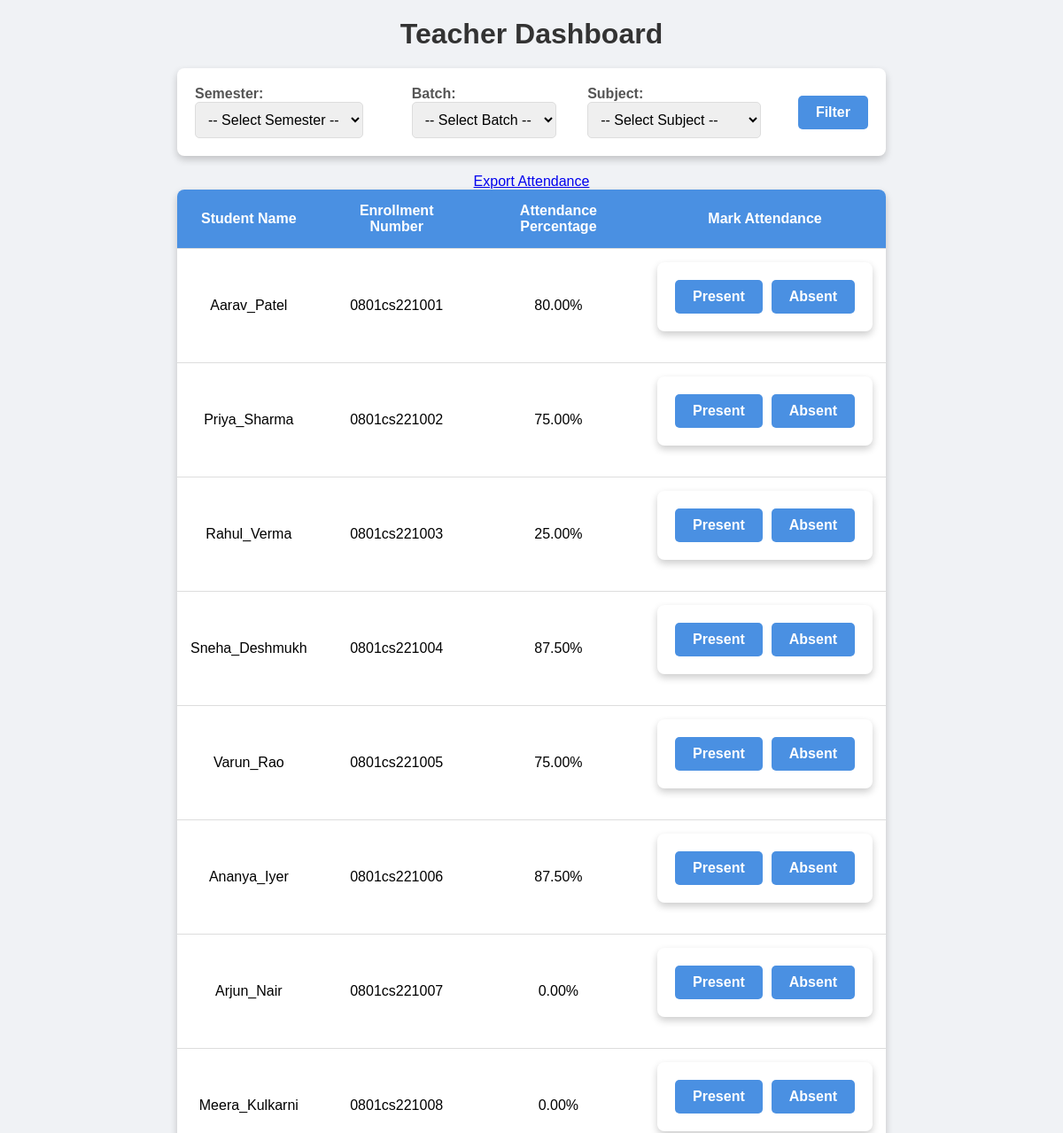
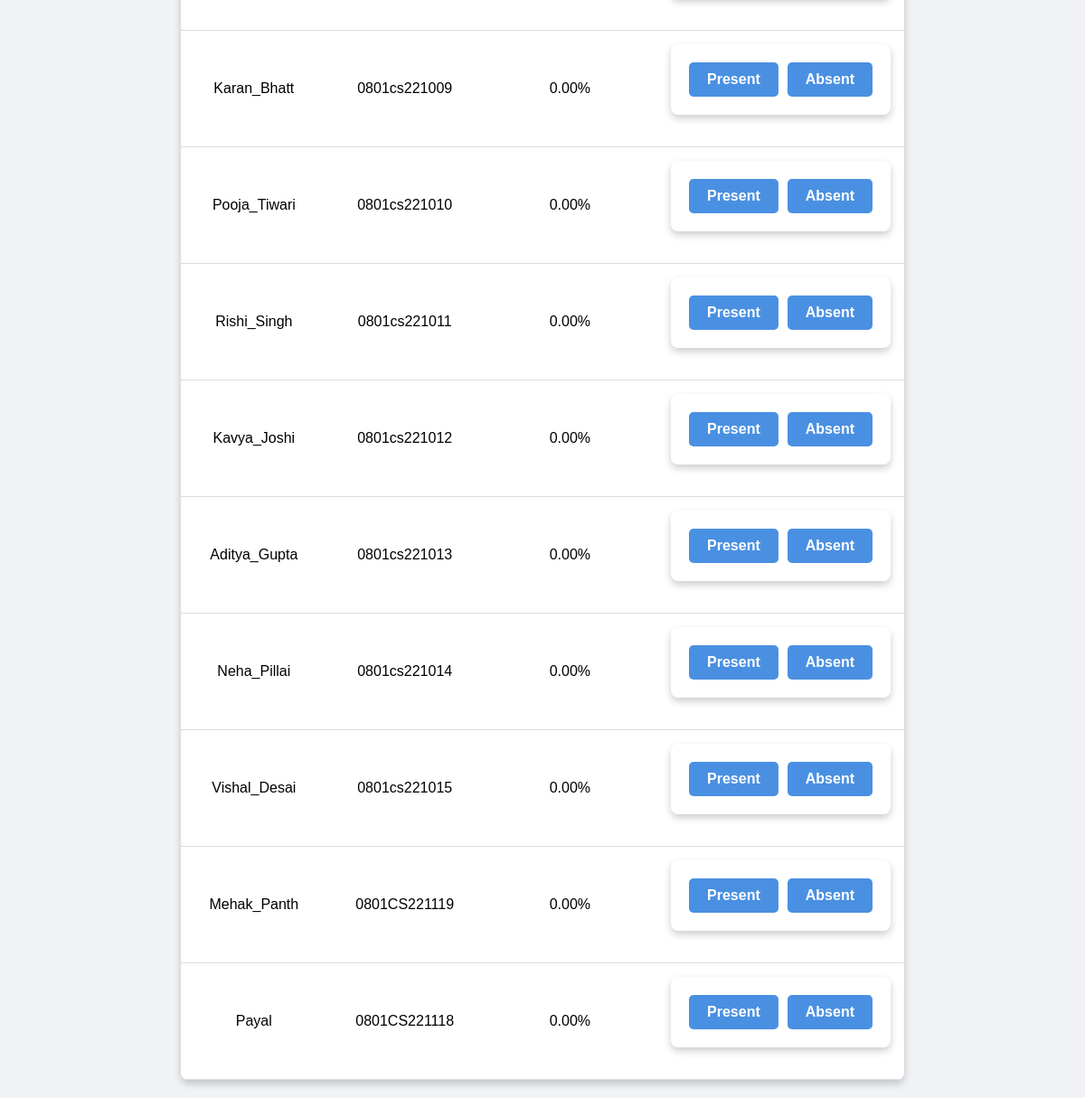
/dashboard/, run on the app's committed database (2 pictures, top to bottom).
### students/models.py (models this page shows, shortened)
class Student(models.Model):
    user = models.OneToOneField(User, on_delete=models.CASCADE)
    email = models.EmailField(unique=True)
    batch = models.CharField(max_length=10)
    branch = models.CharField(max_length=50)
    enrollment_no = models.CharField(max_length=15, unique=True)
    semester = models.CharField(max_length=10)

### teachers/views.py (the view, shortened to what this page needs)
# urls.py: path('dashboard/', teacher_views.teacher_dashboard, name='teacher_dashboard'),
def teacher_dashboard(request):
    selected_semester = request.GET.get("semester", 0)
    context = {
        "selected_semester": int(selected_semester),
    }
    students = Student.objects.all()
    subjects = Subject.objects.all()
    batch = request.GET.get('batch')
    subject_id = request.GET.get('subject')
    if selected_semester:
        students = students.filter(semester=selected_semester)
    if batch:
        students = students.filter(batch=batch)
    selected_subject = Subject.objects.get(id=subject_id) if subject_id else None
    student_attendance = []
    for student in students:
        attendance_record, _ = Attendance.objects.get_or_create(student=student)
        attendance_percentage = attendance_record.overall_attendance_percentage()
        attendance_percentage = round(attendance_percentage, 2)
        student_attendance.append({
            'student': student,
            'attendance_percentage': attendance_percentage,
        })
    context = {
        'student_attendance': student_attendance,
        'subjects': subjects,
        'selected_subject': selected_subject,
        'selected_semester': selected_semester,
    }
    return render(request, 'teachers/teacher-dashboard.html', context)

### students/models.py (called while the page is built)
    def overall_attendance_percentage(self):
       if self.total_classes == 0:
        return 0  # Return 0% if no classes have been recorded
       return (self.present_classes / self.total_classes) * 100

### teachers/templates/teachers/teacher-dashboard.html (shortened to what this page needs)
{% load static %}
<!DOCTYPE html>
<html lang="en">
<head>
</head>
<body>
    <h2>Teacher Dashboard</h2>
    <form method="GET">
        <div>
            <label for="semester">Semester:</label>
            <select name="semester">
                <option value="">-- Select Semester --</option>
            </select>
        </div>
        <div>
            <label for="batch">Batch:</label>
            <select name="batch">
                <option value="">-- Select Batch --</option>
            </select>
        </div>
        <div>
            <label for="subject">Subject:</label>
            <select name="subject">
                <option value="">-- Select Subject --</option>
            </select>
        </div>
        <button type="submit">Filter</button>
    </form>
    <a href="{% url 'export_attendance_excel' selected_semester|default:0 %}" class="btn btn-primary">Export Attendance</a>
    <table>
        <tr>
            <th>Student Name</th>
            <th>Enrollment Number</th>
            <th>Attendance Percentage</th>
            <th>Mark Attendance</th>
        </tr>
        {% for entry in student_attendance %}
        <tr>
            <td>{{ entry.student.user.username }}</td>
            <td>{{ entry.student.enrollment_no }}</td>
            <td id="attendance-{{ entry.student.id }}">{{ entry.attendance_percentage |floatformat:2 }}%</td>
            <td>
                {% if entry.subject_attendance.is_finalized %}
                  Attendance Finalized
                {% else %}
                <form class="attendance-form" method="POST" data-student-id="{{ entry.student.id }}">
                    <button type="submit" class="present-button" name="attendance_status" value="present" data-attendance="present">Present</button>
                    <button type="submit" class="absent-button" name="attendance_status" value="absent" data-attendance="absent">Absent</button>
                </form>
             {% endif %}
            </td>
        </tr>
        {% endfor %}
    </table>
</body>
</html>

### teachers/templates/teachers/teacher-dashboard.html (style rules this page uses)
* { margin: 0; padding: 0; box-sizing: border-box; }
body { font-family: Arial, sans-serif; background-color: #f0f2f5; display: flex; flex-direction: column; align-items: center; padding: 20px; }
h2 { color: #333; margin-bottom: 20px; font-size: 2em; }
form { background-color: #fff; padding: 20px; border-radius: 8px; box-shadow: 0 4px 8px rgba(0, 0, 0, 0.2); width: 100%; max-width: 800px; margin-bottom: 20px; display: flex; align-items: center; justify-content: space-between; gap: 10px; }
label { font-weight: bold; color: #555; margin-right: 5px; }
select { padding: 10px; border: 1px solid #ddd; border-radius: 5px; font-size: 1em; }
button[type="submit"] { padding: 10px 20px; background-color: #4A90E2; color: white; font-size: 1em; font-weight: bold; border: none; border-radius: 5px; cursor: pointer; transition: background-color 0.3s ease; }
table { width: 100%; max-width: 800px; border-collapse: collapse; background-color: #fff; box-shadow: 0 4px 8px rgba(0, 0, 0, 0.2); border-radius: 8px; overflow: hidden; }
th, td { padding: 15px; text-align: center; border-bottom: 1px solid #ddd; }
th { background-color: #4A90E2; color: white; font-weight: bold; }
.attendance-form { display: flex; align-items: center; justify-content: center; gap: 10px; }
.present-button, .absent-button { padding: 5px 10px; color: white; border: none; border-radius: 5px; cursor: pointer; transition: background-color 0.3s ease; }
.present-button { background-color: #4CAF50; }
.absent-button { background-color: #E74C3C; }

### data on the page
Student: student.user.username "Aarav_Patel", student.enrollment_no "0801cs221001", attendance_percentage "80.00"
Student: student.user.username "Priya_Sharma", student.enrollment_no "0801cs221002", attendance_percentage "75.00"
Student: student.user.username "Rahul_Verma", student.enrollment_no "0801cs221003", attendance_percentage "25.00"
Student: student.user.username "Sneha_Deshmukh", student.enrollment_no "0801cs221004", attendance_percentage "87.50"
Student: student.user.username "Varun_Rao", student.enrollment_no "0801cs221005", attendance_percentage "75.00"
Student: student.user.username "Ananya_Iyer", student.enrollment_no "0801cs221006", attendance_percentage "87.50"
Student: student.user.username "Arjun_Nair", student.enrollment_no "0801cs221007", attendance_percentage "0.00"
Student: student.user.username "Meera_Kulkarni", student.enrollment_no "0801cs221008", attendance_percentage "0.00"
Student: student.user.username "Karan_Bhatt", student.enrollment_no "0801cs221009", attendance_percentage "0.00"
Student: student.user.username "Pooja_Tiwari", student.enrollment_no "0801cs221010", attendance_percentage "0.00"
Student: student.user.username "Rishi_Singh", student.enrollment_no "0801cs221011", attendance_percentage "0.00"
Student: student.user.username "Kavya_Joshi", student.enrollment_no "0801cs221012", attendance_percentage "0.00"
Student: student.user.username "Aditya_Gupta", student.enrollment_no "0801cs221013", attendance_percentage "0.00"
Student: student.user.username "Neha_Pillai", student.enrollment_no "0801cs221014", attendance_percentage "0.00"
Student: student.user.username "Vishal_Desai", student.enrollment_no "0801cs221015", attendance_percentage "0.00"
Student: student.user.username "Mehak_Panth", student.enrollment_no "0801CS221119", attendance_percentage "0.00"
Student: student.user.username "Payal", student.enrollment_no "0801CS221118", attendance_percentage "0.00"
